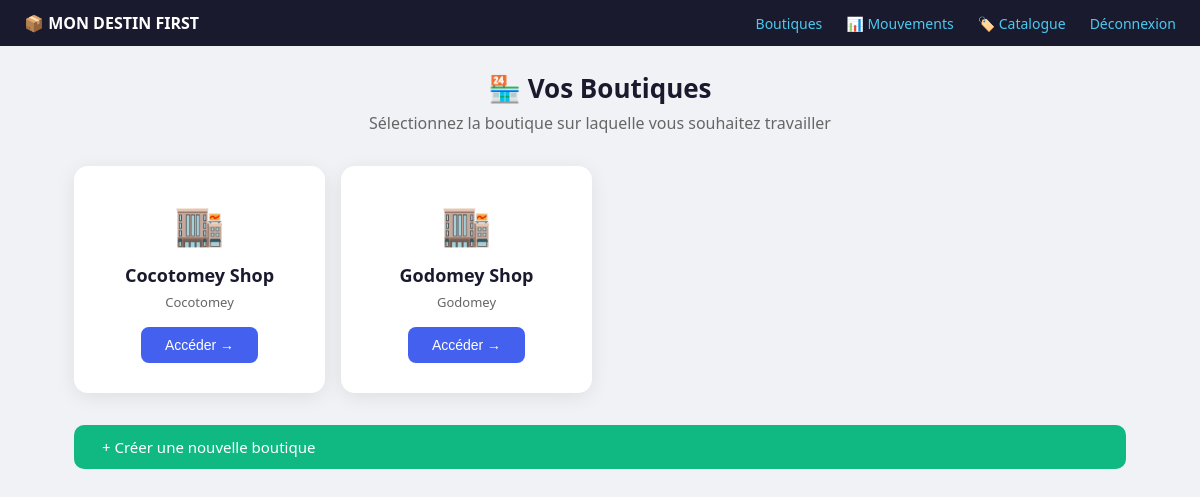
Page /boutiques/ (signed in) on the earlier database version.
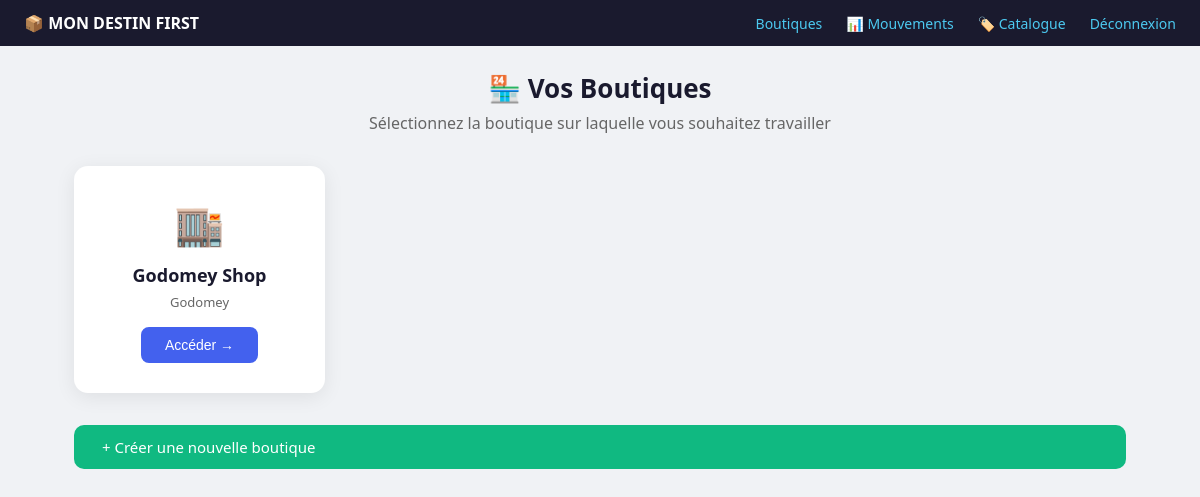
Same page on the later database version.
### stock/models.py (models this page shows, shortened)
class Boutique(models.Model):
    nom = models.CharField(max_length=100)
    adresse = models.CharField(max_length=255, blank=True)
    telephone = models.CharField(max_length=20, blank=True)
    proprietaire = models.ForeignKey(
        User,
        on_delete=models.CASCADE,
        related_name='boutiques'
    )
    date_creation = models.DateTimeField(auto_now_add=True)
    est_active = models.BooleanField(default=True)
    class Meta:
        verbose_name = "Boutique"
        ordering = ['nom']

### stock/views.py (the view, shortened to what this page needs)
# urls.py: path('boutiques/', views.choisir_boutique, name='choisir_boutique'),
@login_required
def choisir_boutique(request):
    user = request.user
    profil, _ = ProfilEmploye.objects.get_or_create(user=user)
    if not profil.role:
        profil.role = 'proprietaire'
        profil.save()
    if profil.est_proprietaire:
        boutiques = Boutique.objects.filter(proprietaire=user, est_active=True)
    return render(request, 'stock/choisir_boutique.html', {'boutiques': boutiques})

### stock/context_processors.py (called while the page is built)
def demandes_en_attente(request):
    if not request.user.is_authenticated:
        return {}
    try:
        if request.user.profil.est_proprietaire:
            boutiques = Boutique.objects.filter(proprietaire=request.user)
            nb = DemandeArrivage.objects.filter(
                boutique__in=boutiques,
                statut='en_attente'
            ).count()
            return {'nb_demandes_attente': nb}
    except Exception:
        pass
    return {'nb_demandes_attente': 0}

### stock/models.py (called while the page is built)
    @property
    def est_proprietaire(self):
        return self.role == 'proprietaire'

### stock/templates/stock/choisir_boutique.html (shortened to what this page needs)
{% extends 'stock/base.html' %}
{% block content %}
<div class="page-header">
    <h1>🏪 Vos Boutiques</h1>
    <p>Sélectionnez la boutique sur laquelle vous souhaitez travailler</p>
</div>
{% if boutiques %}
<div class="boutiques-grid">
    {% for boutique in boutiques %}
    <div class="boutique-card">
        <div class="icon">🏬</div>
        <h2>{{ boutique.nom }}</h2>
        <p>{{ boutique.adresse|default:"Adresse non renseignée" }}</p>
        <form method="post">
            <button type="submit" class="btn-select">Accéder →</button>
        </form>
    </div>
    {% endfor %}
</div>
{% else %}
<div class="empty">
    <p style="font-size:48px">📦</p>
    <p>Vous n'avez aucune boutique pour le moment.</p>
</div>
{% endif %}
{% if user.profil.est_proprietaire %}
<a href="{% url 'creer_boutique' %}" class="btn-creer">+ Créer une nouvelle boutique</a>
{% endif %}
{% endblock %}

Differences in the rows shown:
no longer on this page (row edited): Boutique: nom "Cocotomey Shop", adresse "Cocotomey"
